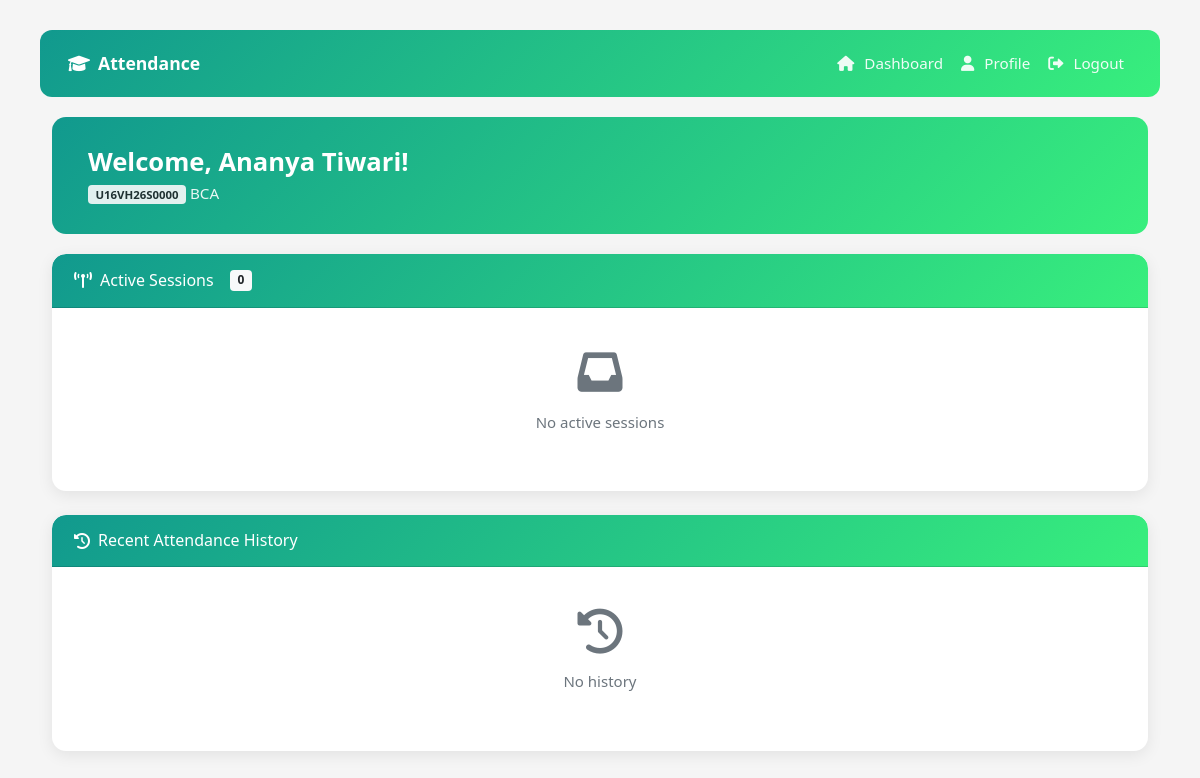
Screenshot of /student/ (signed in) with the database file from the repository.
### accounts/models.py (models this page shows, shortened)
class User(AbstractUser):
    USER_TYPE_CHOICES = (
        ('principal', 'Principal'),
        ('hod', 'HOD'),
        ('lecturer', 'Lecturer'),
        ('student', 'Student'),
        ('staff', 'Non‑Teaching Staff'),
        ('admin', 'Admin'),
    )
    user_type = models.CharField(max_length=20, choices=USER_TYPE_CHOICES)
    phone_number = models.CharField(max_length=15, blank=True, null=True)
    assigned_course = models.ForeignKey(
        Course,
        on_delete=models.SET_NULL,
        null=True,
        blank=True,
        related_name='hod_user'
    )

class StudentProfile(models.Model):
    user = models.OneToOneField(User, on_delete=models.CASCADE, related_name='student_profile')
    roll_no = models.CharField(max_length=20, unique=True)
    department = models.CharField(max_length=100)
    face_encoding = models.TextField(blank=True, null=True)
    face_image = models.ImageField(upload_to='face_images/', blank=True, null=True)
    registration_complete = models.BooleanField(default=False)

### attendance/views.py (the view)
# urls.py: path('student/', views.student_dashboard, name='student_dashboard'),
@login_required
def student_dashboard(request):
    if request.user.user_type != 'student':
        return redirect('lecturer_dashboard')
    student_profile = get_object_or_404(StudentProfile, user=request.user)
    current_year = get_current_academic_year()
    enrollments = StudentEnrollment.objects.filter(
        student=student_profile
    ).select_related('course', 'section', 'academic_year').prefetch_related('subjects')
    if current_year:
        enrollments = enrollments.filter(academic_year=current_year)
    q_filter = Q()
    for enrollment in enrollments:
        q_filter |= Q(
            course=enrollment.course,
            semester=enrollment.semester,
            subject__in=enrollment.subjects.all(),
            academic_year=enrollment.academic_year,
        ) & (Q(section=enrollment.section) | Q(section__isnull=True))
    active_sessions = AttendanceSession.objects.filter(
        q_filter,
        is_active=True
    ).select_related('course', 'section', 'subject', 'lecturer', 'academic_year').distinct()
    attendance_history = AttendanceRecord.objects.filter(
        student=student_profile
    ).select_related('session__subject', 'session__course', 'session__academic_year').order_by('-timestamp')[:20]
    context = {
        'student_profile': student_profile,
        'active_sessions': active_sessions,
        'enrollments': enrollments,
        'attendance_history': attendance_history,
        'current_academic_year': current_year,
    }
    return render(request, 'attendance/student_dashboard.html', context)

### attendance/utils.py (called while the page is built)
def get_current_academic_year():
    try:
        return AcademicYear.objects.get(is_current=True)
    except AcademicYear.DoesNotExist:
        return None

### templates/attendance/student_dashboard.html (shortened to what this page needs)
<!DOCTYPE html>
<html lang="en">
<head>
    <link href="https://cdn.jsdelivr.net/npm/bootstrap@5.1.3/dist/css/bootstrap.min.css" rel="stylesheet" />
    <link href="https://cdnjs.cloudflare.com/ajax/libs/font-awesome/6.0.0/css/all.min.css" rel="stylesheet" />
</head>
<body>
    <nav class="navbar navbar-expand-lg">
        <div class="container-fluid">
            <a class="navbar-brand" href="#"><i class="fas fa-graduation-cap"></i> Attendance</a>
            <div class="collapse navbar-collapse" id="navbarNav">
                <ul class="navbar-nav ms-auto">
                    <li class="nav-item"><a class="nav-link active" href="{% url 'student_dashboard' %}"><i class="fas fa-home"></i> Dashboard</a></li>
                    <li class="nav-item"><a class="nav-link" href="{% url 'profile' %}"><i class="fas fa-user"></i> Profile</a></li>
                    <li class="nav-item"><a class="nav-link" href="{% url 'logout' %}"><i class="fas fa-sign-out-alt"></i> Logout</a></li>
                </ul>
            </div>
        </div>
    </nav>
    <div class="container">
        <div class="welcome-banner">
            <div class="row align-items-center g-2">
                <div class="col-8"><h2>Welcome, {{ user.get_full_name|default:user.username }}!</h2><p><span class="badge bg-light text-dark">{{ student_profile.roll_no }}</span> {{ student_profile.department }}</p></div>
            </div>
        </div>
        <div class="card">
            <div class="card-header"><h5><i class="fas fa-broadcast-tower"></i> Active Sessions <span class="badge bg-light text-dark ms-2">{{ active_sessions.count }}</span></h5></div>
            <div class="card-body">
                {% if active_sessions %}
                <div class="row g-3">
                    {% for session in active_sessions %}
                    <div class="col-12 col-md-6">
                        <div class="card session-card border-success">
                            <div class="card-body">
                                <div class="d-flex justify-content-between align-items-start flex-wrap">
                                    <div>
                                        <h6 class="card-title">{{ session.subject.name }}</h6>
                                        <p class="card-text mb-1"><small class="text-muted"><i class="fas fa-user-tie"></i> {{ session.lecturer.get_full_name }}</small></p>
                                        <p class="card-text mb-1"><small class="text-muted"><i class="fas fa-book"></i> {{ session.course.code }} | Section {{ session.section.name }}</small></p>
                                        <p class="card-text"><small class="text-muted"><i class="fas fa-clock"></i> Started: {{ session.created_at|timesince }} ago</small></p>
                                    </div>
                                    <span class="badge badge-active">LIVE</span>
                                </div>
                                <a href="{% url 'take_attendance' session.id %}" class="btn btn-success w-100 mt-3"><i class="fas fa-camera"></i> Take Attendance</a>
                            </div>
                        </div>
                    </div>
                    {% endfor %}
                </div>
                {% else %}
                <div class="text-center py-4"><i class="fas fa-inbox fa-3x text-muted mb-3"></i><p class="text-muted">No active sessions</p></div>
                {% endif %}
            </div>
        </div>
        <div class="card mt-4">
            <div class="card-header"><h5><i class="fas fa-history"></i> Recent Attendance History</h5></div>
            <div class="card-body">
                {% if attendance_history %}
                <div class="table-responsive">
                    <table class="table table-hover">
                        <thead class="table-light"><tr><th>Date</th><th>Subject</th><th>Course</th><th>Status</th><th>Time</th></tr></thead>
                        <tbody>
                            {% for record in attendance_history %}
                            <tr>
                                <td>{{ record.timestamp|date:"M d, Y" }}</td>
                                <td>{{ record.session.subject.name }}</td>
                                <td>{{ record.session.course.code }}</td>
                                <td>{% if record.status == 'Present' %}<span class="badge bg-success">Present</span>{% else %}<span class="badge bg-danger">Absent</span>{% endif %}</td>
                                <td>{{ record.timestamp|date:"h:i A" }}</td>
                            </tr>
                            {% endfor %}
                        </tbody>
                    </table>
                </div>
                {% else %}
                <div class="text-center py-4"><i class="fas fa-history fa-3x text-muted mb-3"></i><p class="text-muted">No history</p></div>
                {% endif %}
            </div>
        </div>
    </div>
</body>
</html>

### templates/attendance/student_dashboard.html (style rules this page uses)
* { box-sizing: border-box; }
body { background: #f5f5f5; padding: 12px; font-size: 15px; line-height: 1.5; }
.navbar { background: linear-gradient(135deg, #11998e 0%, #38ef7d 100%); border-radius: 12px; padding: 10px 14px; margin-bottom: 20px; flex-wrap: wrap; }
.navbar .container-fluid { flex-wrap: wrap; padding: 0; }
.navbar-brand { color: #fff !important; font-size: 1.1rem; font-weight: 600; display: flex; align-items: center; gap: 8px; }
.navbar-collapse { flex-basis: 100%; margin-top: 10px; }
.navbar-nav { flex-direction: column; gap: 4px; width: 100%; }
.navbar-nav .nav-link { color: rgba(255,255,255,0.92) !important; padding: 10px 14px; border-radius: 8px; font-size: 0.95rem; display: flex; align-items: center; gap: 10px; }
.card { border-radius: 14px; box-shadow: 0 4px 16px rgba(0,0,0,0.08); margin-bottom: 18px; border: none; overflow: hidden; }
.card-header { background: linear-gradient(135deg, #11998e 0%, #38ef7d 100%); color: #fff; border-radius: 14px 14px 0 0 !important; padding: 14px 18px; font-size: 1rem; display: flex; align-items: center; flex-wrap: wrap; gap: 8px; }
.card-header h5 { font-size: 1rem; margin: 0; display: flex; align-items: center; gap: 8px; }
.card-body { padding: 16px 18px; }
.welcome-banner { background: linear-gradient(135deg, #11998e 0%, #38ef7d 100%); color: #fff; border-radius: 14px; padding: 20px 18px; margin-bottom: 20px; }
.welcome-banner h2 { font-size: 1.3rem; font-weight: 600; margin: 0 0 4px; }
.welcome-banner p { margin: 0; font-size: 0.95rem; opacity: 0.9; }
@media (min-width: 576px) { body { padding: 16px; } }
@media (min-width: 576px) { .navbar { padding: 12px 20px; } }
@media (min-width: 576px) { .navbar-collapse { flex-basis: auto; margin-top: 0; } }
@media (min-width: 576px) { .navbar-nav { flex-direction: row; gap: 2px; width: auto; } }
@media (min-width: 576px) { .navbar-nav .nav-link { padding: 8px 14px; } }
@media (min-width: 576px) { .welcome-banner { padding: 24px 28px; } }
@media (min-width: 576px) { .card-header { padding: 16px 22px; } }
@media (min-width: 576px) { .card-body { padding: 18px 22px; } }
@media (min-width: 768px) { body { padding: 24px; } }
@media (min-width: 768px) { .navbar { padding: 14px 28px; } }
@media (min-width: 768px) { .welcome-banner { padding: 30px 36px; } }
@media (min-width: 768px) { .welcome-banner h2 { font-size: 1.6rem; } }
@media (min-width: 992px) { body { padding: 30px 40px; } }

### rows the page displays
User: get_full_name "Ananya Tiwari"
StudentProfile: roll_no "U16VH26S0000", department "BCA"

### other values shown
{{ active_sessions.count }} "0"
